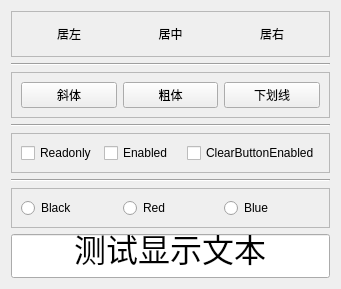
<?xml version="1.0" encoding="UTF-8"?>
<ui version="4.0">
 <class>Widget</class>
 <widget class="QWidget" name="Widget">
  <property name="geometry">
   <rect>
    <x>0</x>
    <y>0</y>
    <width>341</width>
    <height>260</height>
   </rect>
  </property>
  <property name="windowTitle">
   <string>Widget</string>
  </property>
  <layout class="QVBoxLayout" name="verticalLayout" stretch="1,0,1,0,1,0,1,2">
   <item>
    <widget class="QFrame" name="frame">
     <property name="frameShape">
      <enum>QFrame::StyledPanel</enum>
     </property>
     <property name="frameShadow">
      <enum>QFrame::Raised</enum>
     </property>
     <layout class="QHBoxLayout" name="horizontalLayout">
      <item>
       <widget class="QPushButton" name="pushButton">
        <property name="text">
         <string>居左</string>
        </property>
        <property name="checkable">
         <bool>true</bool>
        </property>
        <property name="autoExclusive">
         <bool>true</bool>
        </property>
        <property name="flat">
         <bool>true</bool>
        </property>
       </widget>
      </item>
      <item>
       <widget class="QPushButton" name="pushButton_2">
        <property name="text">
         <string>居中</string>
        </property>
        <property name="checkable">
         <bool>true</bool>
        </property>
        <property name="autoExclusive">
         <bool>true</bool>
        </property>
        <property name="flat">
         <bool>true</bool>
        </property>
       </widget>
      </item>
      <item>
       <widget class="QPushButton" name="pushButton_3">
        <property name="text">
         <string>居右</string>
        </property>
        <property name="checkable">
         <bool>true</bool>
        </property>
        <property name="autoExclusive">
         <bool>true</bool>
        </property>
        <property name="flat">
         <bool>true</bool>
        </property>
       </widget>
      </item>
     </layout>
    </widget>
   </item>
   <item>
    <widget class="Line" name="line">
     <property name="orientation">
      <enum>Qt::Horizontal</enum>
     </property>
    </widget>
   </item>
   <item>
    <widget class="QFrame" name="frame_2">
     <property name="frameShape">
      <enum>QFrame::StyledPanel</enum>
     </property>
     <property name="frameShadow">
      <enum>QFrame::Raised</enum>
     </property>
     <layout class="QHBoxLayout" name="horizontalLayout_2">
      <item>
       <widget class="QPushButton" name="pushButton_6">
        <property name="text">
         <string>斜体</string>
        </property>
        <property name="checkable">
         <bool>true</bool>
        </property>
        <property name="autoExclusive">
         <bool>false</bool>
        </property>
       </widget>
      </item>
      <item>
       <widget class="QPushButton" name="pushButton_4">
        <property name="text">
         <string>粗体</string>
        </property>
        <property name="checkable">
         <bool>true</bool>
        </property>
        <property name="autoExclusive">
         <bool>false</bool>
        </property>
       </widget>
      </item>
      <item>
       <widget class="QPushButton" name="pushButton_5">
        <property name="text">
         <string>下划线</string>
        </property>
        <property name="checkable">
         <bool>true</bool>
        </property>
        <property name="autoExclusive">
         <bool>false</bool>
        </property>
       </widget>
      </item>
     </layout>
    </widget>
   </item>
   <item>
    <widget class="Line" name="line_2">
     <property name="orientation">
      <enum>Qt::Horizontal</enum>
     </property>
    </widget>
   </item>
   <item>
    <widget class="QFrame" name="frame_3">
     <property name="frameShape">
      <enum>QFrame::StyledPanel</enum>
     </property>
     <property name="frameShadow">
      <enum>QFrame::Raised</enum>
     </property>
     <layout class="QHBoxLayout" name="horizontalLayout_3">
      <item>
       <widget class="QCheckBox" name="checkBox">
        <property name="text">
         <string>Readonly</string>
        </property>
       </widget>
      </item>
      <item>
       <widget class="QCheckBox" name="checkBox_2">
        <property name="text">
         <string>Enabled</string>
        </property>
       </widget>
      </item>
      <item>
       <widget class="QCheckBox" name="checkBox_3">
        <property name="text">
         <string>ClearButtonEnabled</string>
        </property>
       </widget>
      </item>
     </layout>
    </widget>
   </item>
   <item>
    <widget class="Line" name="line_3">
     <property name="orientation">
      <enum>Qt::Horizontal</enum>
     </property>
    </widget>
   </item>
   <item>
    <widget class="QFrame" name="frame_4">
     <property name="frameShape">
      <enum>QFrame::StyledPanel</enum>
     </property>
     <property name="frameShadow">
      <enum>QFrame::Raised</enum>
     </property>
     <layout class="QHBoxLayout" name="horizontalLayout_4">
      <item>
       <widget class="QRadioButton" name="radioButton">
        <property name="text">
         <string>Black</string>
        </property>
       </widget>
      </item>
      <item>
       <widget class="QRadioButton" name="radioButton_2">
        <property name="text">
         <string>Red</string>
        </property>
       </widget>
      </item>
      <item>
       <widget class="QRadioButton" name="radioButton_3">
        <property name="text">
         <string>Blue</string>
        </property>
       </widget>
      </item>
     </layout>
    </widget>
   </item>
   <item>
    <widget class="QLineEdit" name="textEdit">
     <property name="font">
      <font>
       <pointsize>24</pointsize>
      </font>
     </property>
     <property name="text">
      <string>测试显示文本</string>
     </property>
     <property name="alignment">
      <set>Qt::AlignCenter</set>
     </property>
    </widget>
   </item>
  </layout>
 </widget>
 <resources/>
 <connections/>
</ui>
